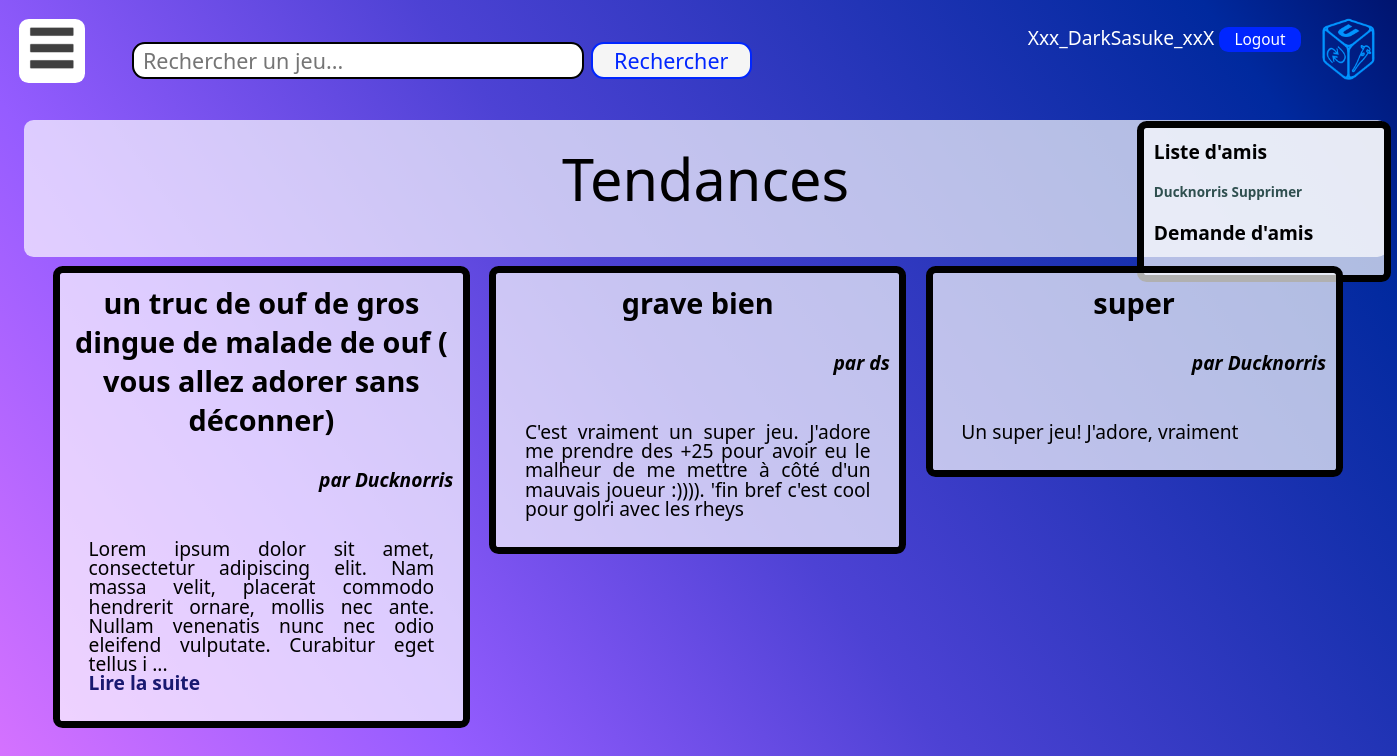
/home.php (signed in), run on an earlier commit of the app's database.
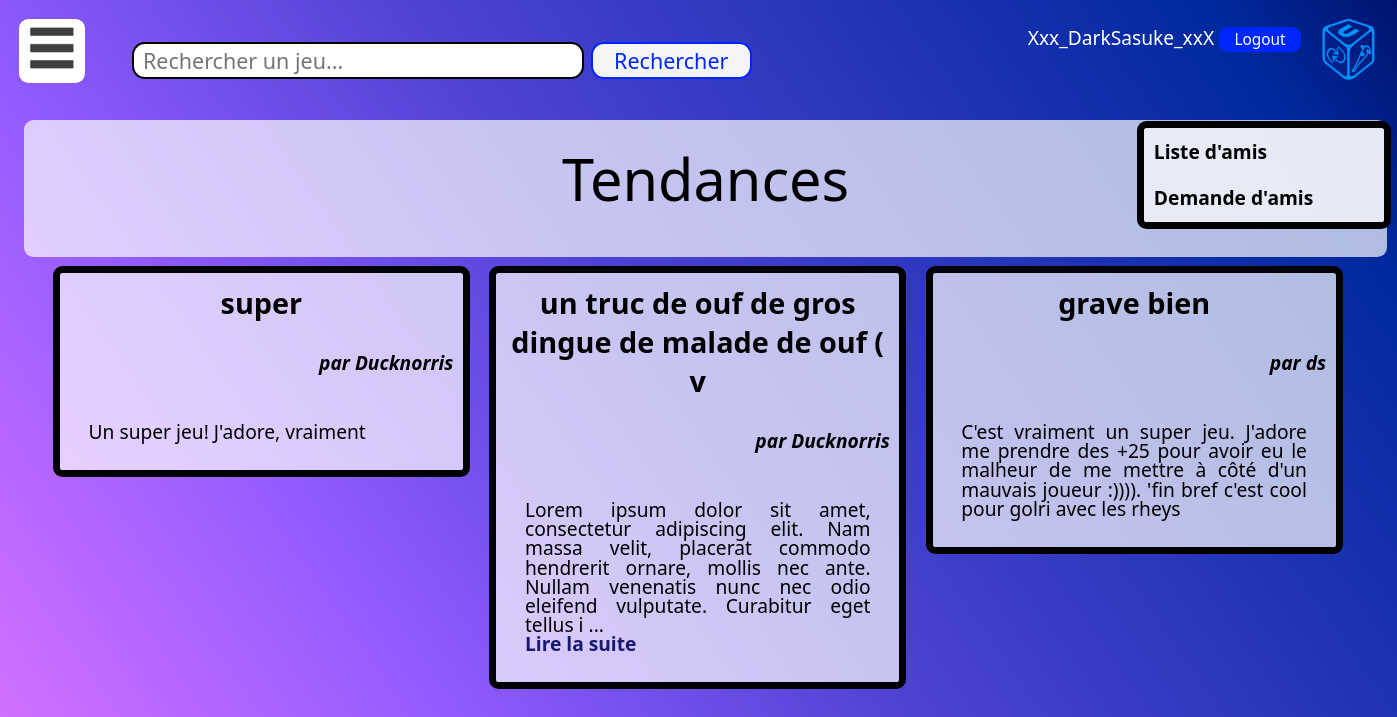
And on a later commit of the database.
### tables this page shows
CREATE TABLE amis (
  id INT PRIMARY KEY NOT NULL AUTO_INCREMENT,
  id1 INT NOT NULL,
  id2 INT NOT NULL,
  attente TINYINT(1),

  FOREIGN KEY (id1) REFERENCES utilisateur(id),
  FOREIGN KEY (id2) REFERENCES utilisateur(id)
);

CREATE TABLE utilisateur (
  id INT PRIMARY KEY NOT NULL AUTO_INCREMENT,
  pseudo VARCHAR(30),
  mdp VARCHAR(100),
  nom VARCHAR(30),
  prenom VARCHAR(30),
  bio VARCHAR(5000),
  date_de_naissance DATE,
  date_de_creation DATE DEFAULT current_timestamp(),
  email VARCHAR(50)
);

CREATE TABLE critiques (
  id INT PRIMARY KEY NOT NULL AUTO_INCREMENT,
  id_utilisateur INT NOT NULL,
  id_jeu INT NOT NULL,
  nom VARCHAR(50),
  note INT,
  content VARCHAR(5000),
  date_crit DATE DEFAULT current_timestamp(),

  FOREIGN KEY (id_utilisateur) REFERENCES utilisateur(id),
  FOREIGN KEY (id_jeu) REFERENCES jeux(id)
);

### home.php (the view, shortened to what this page needs)
<!DOCTYPE html>
<link rel="stylesheet" type="text/css" href="style_site.css">
  <html lang="fr" dir="ltr" class="cover">
    <head>
    </head>
    <body>
      <?php
        include 'header.php';
      ?>
      <div class="corps">
          <div class="titre_page">Tendances</div>
          <?php
              $db = new PDO("mysql:host=localhost;dbname=projetifd;charset=utf8","root","");
              $nb_displayed=0;
              echo'<ul class="home">';
              $req_critics = $db->prepare("SELECT critiques.id AS crit, date_crit,SUM(link_utilisateur_score.value) AS up,critiques.content AS contenu,critiques.nom AS nom_critique,jeux.nom AS nom_jeu,pseudo
FROM critiques INNER JOIN link_utilisateur_score ON critiques.id = link_utilisateur_score.id_critiques INNER JOIN utilisateur ON link_utilisateur_score.id_utilisateur = utilisateur.id INNER JOIN jeux ON critiques.id_jeu = jeux.id
GROUP BY critiques.id ORDER BY date_crit DESC, up DESC");
              $req_critics->execute();
              $line = $req_critics->fetch();
              while($line && $nb_displayed<3){
                  $crit_display = str_split($line['contenu'],200);
                  echo '
                <li class="rubrique">
                    <div class="titre_rubrique">',$line['nom_critique'],'</div><br>
                    <div class="nom_auteur">par ',$line['pseudo'],'</div><br>
                    <p class="texte_corps">',$crit_display[0];
                  if(strlen($line['contenu'])>200){
                      echo '
                        ...<a href="critique.php?id= '.$line['crit'].'"><br> Lire la suite</a></p>
                    </li>
                  ';
                  } else{
                      echo '</p></li>';
                  }
                  $nb_displayed++;
                  $line = $req_critics->fetch();
              }
              echo '</ul>';
          ?>
      </div>
    </body>
</html>

### usert.php (shortened to what this page needs)
<link rel="stylesheet" type="text/css" href="style_site.css">
<div class="liste_amis">
    <?php
      $user_check[] = "";
      $db = new PDO("mysql:host=localhost;dbname=projetifd;charset=utf8","root","");
      $req = $db->prepare("SELECT amis.id1 AS id1,amis.id2 AS id2,amis.attente AS attente,amis.id AS ida,u1.pseudo AS pseudo_1,u2.pseudo AS pseudo_2 FROM amis INNER JOIN utilisateur u1 ON u1.id = amis.id1 INNER JOIN utilisateur u2 ON u2.id = amis.id2 WHERE (u1.pseudo = :pseudo_1 OR u2.pseudo = :pseudo_2) ; ");
      $req->execute([
        "pseudo_1" => $_SESSION['pseudo'],
        "pseudo_2" => $_SESSION['pseudo']
      ]);
      $data = $req->fetchAll();
      if($_SESSION['pseudo']){
        $user_check[] = $_SESSION['pseudo'];
      }
    ?>
    <h2>Liste d'amis</h2>
        <p>
            <?php
              for ($i=0; $i < sizeof($data) ; $i++) {
                if($data[$i]['pseudo_1'] == $_SESSION['pseudo']){
                  echo "</br><a href='chat.php?id=".$data[$i]['id2']."&num=15' >" . $data[$i]['pseudo_2'] . " </a> <a href='friend_action.php?action=delete&id=".$data[$i]['ida']."  '> Supprimer</a>";
                  $user_check[] = $data[$i]['pseudo_2'];
                }else{
                  if($data[$i]['attente'] == false){
                    echo "</br><a href='chat.php?id=".$data[$i]['id1']."&num=15' >".  $data[$i]['pseudo_1'] . "</a> <a href='friend_action.php?action=delete&id=".$data[$i]['ida']." '> Supprimer</a></br>";
                      $user_check[] = $data[$i]['pseudo_1'];
                  }
                }
              }
             ?>
        </p>
    <h2>Demande d'amis</h2>
        <p>
</div>

What changed in the data, as far as the page shows it:
removed amis: id2.pseudo "Ducknorris"
shown differently, row unchanged: critiques "super": moves up the list
changed critiques: nom "un truc de ouf de gros dingue de malade de ouf ( vous allez adorer sans déconner)" → "un truc de ouf de gros dingue de malade de ouf ( v"
